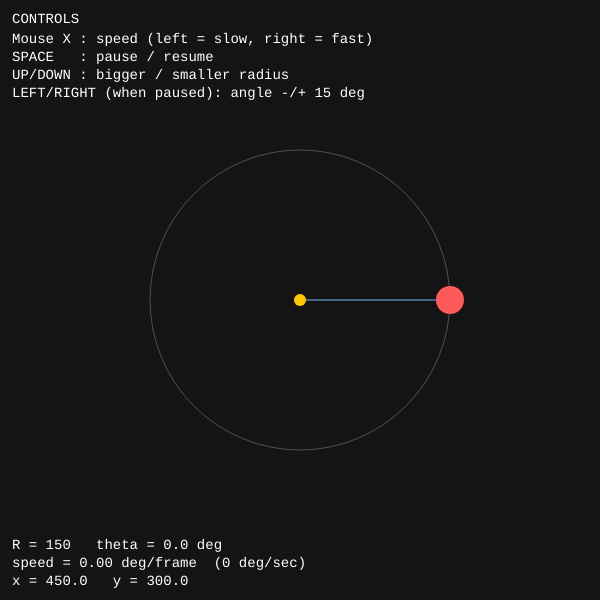
Frame 1 (no input)
Frame 60 (no input): identical to frame 1, image omitted
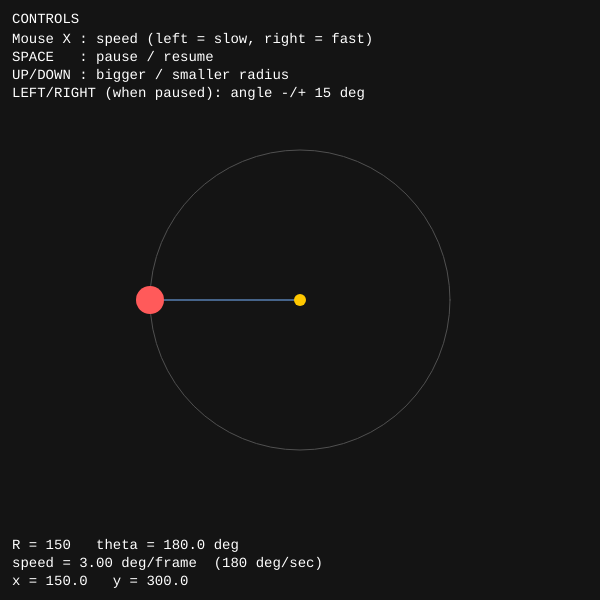
Frame 120 (the mouse pressed at the canvas centre since frame 60)

The p5.js sketch that drew these frames (run headless with seeded random() and noise() and a simulated clock; from frame 60 on, the mouse is pressed at the canvas centre):

// p5.js sketch
// ── sketch.js
// Orbiting Dot - Math-Based Animation (p5.js)
// Math used: x = cx + R*cos(theta), y = cy + R*sin(theta)

// ---- Variables that change over time / with controls ----
let centerX;            // x of the orbit's center (middle of canvas)
let centerY;            // y of the orbit's center
let orbitRadius = 150;  // R: distance from center to the dot (pixels)
let angleDeg = 0;       // theta: current angle of the dot, in degrees
let speedDeg = 2;       // degrees added to theta every frame
let isPaused = false;   // true = animation frozen

function setup() {
  createCanvas(600, 600);
  frameRate(60);              // 60 frames per second, so 2 deg/frame = 120 deg/sec
  angleMode(DEGREES);         // sin() and cos() will use degrees, not radians
  centerX = width / 2;        // 300
  centerY = height / 2;       // 300
  textFont('monospace');
}

function draw() {
  background(20);

  // MOUSE CONTROL: mouseX (0 to 600) is mapped to speed (0 to 6 deg/frame)
  // Only update when the mouse is on the canvas.
  if (mouseX >= 0 && mouseX <= width && mouseY >= 0 && mouseY <= height) {
    speedDeg = map(mouseX, 0, width, 0, 6);
  }

  // Update the angle each frame; % 360 keeps theta between 0 and 360
  if (!isPaused) {
    angleDeg = (angleDeg + speedDeg) % 360;
  }

  // THE MATH: polar -> screen coordinates
  // cos(theta) gives the horizontal part, sin(theta) gives the vertical part.
  // Multiply by R to scale up to pixels, then add the center to shift the circle.
  // (In p5.js, y increases going DOWN the screen.)
  let dotX = centerX + orbitRadius * cos(angleDeg);
  let dotY = centerY + orbitRadius * sin(angleDeg);

  // Orbit path
  noFill();
  stroke(80);
  strokeWeight(1);
  circle(centerX, centerY, orbitRadius * 2);   // diameter = 2R

  // Radius line (center to dot)
  stroke(120, 180, 255);
  line(centerX, centerY, dotX, dotY);

  // Center point
  noStroke();
  fill(255, 200, 0);
  circle(centerX, centerY, 12);

  // Orbiting dot
  fill(255, 90, 90);
  circle(dotX, dotY, 28);

  // ---- On-canvas text ----
  fill(255);
  textSize(14);
  textAlign(LEFT, TOP);
  text('CONTROLS', 12, 12);
  text('Mouse X : speed (left = slow, right = fast)', 12, 32);
  text('SPACE   : pause / resume', 12, 50);
  text('UP/DOWN : bigger / smaller radius', 12, 68);
  text('LEFT/RIGHT (when paused): angle -/+ 15 deg', 12, 86);

  textAlign(LEFT, BOTTOM);
  text('R = ' + orbitRadius + '   theta = ' + nf(angleDeg, 1, 1) + ' deg', 12, height - 48);
  text('speed = ' + nf(speedDeg, 1, 2) + ' deg/frame  (' + nf(speedDeg * 60, 1, 0) + ' deg/sec)', 12, height - 30);
  text('x = ' + nf(dotX, 1, 1) + '   y = ' + nf(dotY, 1, 1) + (isPaused ? '   [PAUSED]' : ''), 12, height - 12);
}

function keyPressed() {
  if (key === ' ') {
    isPaused = !isPaused;
  }
  if (keyCode === UP_ARROW) {
    orbitRadius = constrain(orbitRadius + 10, 50, 250);
  }
  if (keyCode === DOWN_ARROW) {
    orbitRadius = constrain(orbitRadius - 10, 50, 250);
  }
  // Step the angle by hand (only while paused) - useful for the worked example
  if (isPaused && keyCode === RIGHT_ARROW) {
    angleDeg = (angleDeg + 15) % 360;
  }
  if (isPaused && keyCode === LEFT_ARROW) {
    angleDeg = (angleDeg - 15 + 360) % 360;
  }
  return false; // stop the browser from scrolling with space/arrow keys
}
